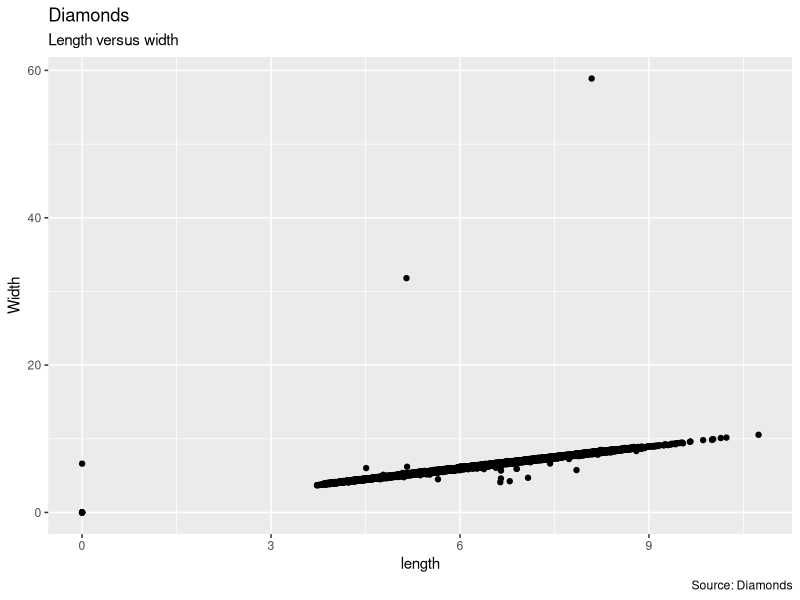
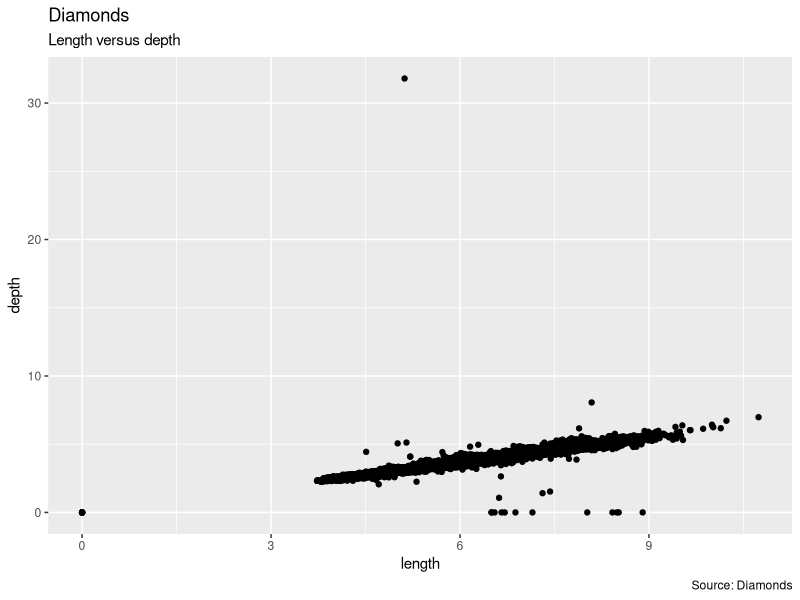

Recreate these plots in R, in order.
## ---- chunk 1
library(tidyverse)
library(dplyr)
#question 1
diamonds %>% 
  group_by(cut) %>%
  summarise(counts = n())

#question 2
datapercent<-sample_frac(diamonds,0.01)

#question 3
Diamonds1 <-diamonds %>%
  group_by(clarity) %>%
  slice_max(order_by=carat,n=100, with_ties=FALSE)%>%
  summarise(mean_size=mean(carat))
  
  

#question 4
ggplot(data = diamonds, mapping = aes(x = x, y = y)) + geom_point()+labs(title="Diamonds", 
       subtitle="Length versus width",
       caption="Source: Diamonds",
       x="length",
       y="Width")

avg_size_filt <- filter(diamonds, z >2)
ggplot(data = diamonds, mapping = aes(x = x, y = z)) + geom_point()+labs(title="Diamonds", 
       subtitle="Length versus depth",
       caption="Source: Diamonds",
       x="length",
       y="depth")  
